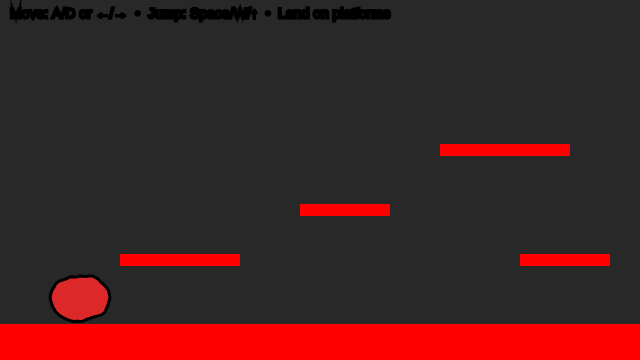
Frame 1 (no input)
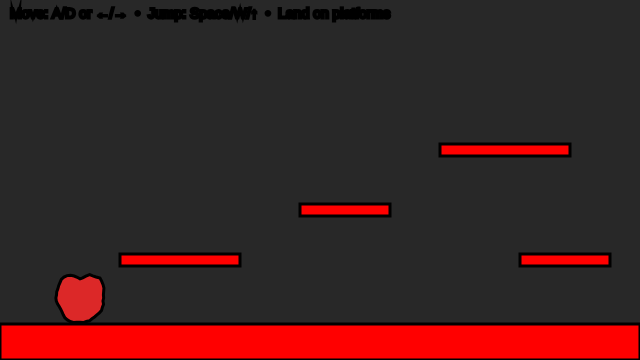
Frame 60 (no input)
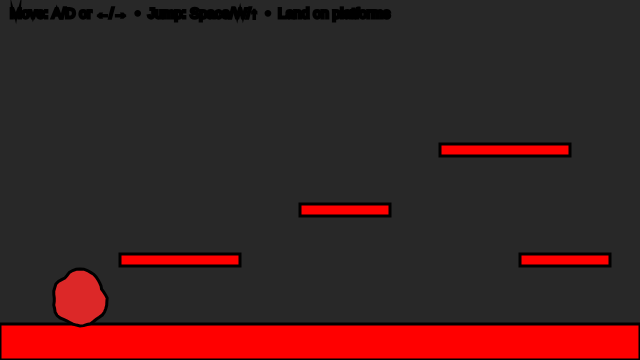
Frame 120 (the mouse pressed at the canvas centre since frame 60)

The p5.js sketch that drew these frames (run headless with seeded random() and noise() and a simulated clock; from frame 60 on, the mouse is pressed at the canvas centre):

// p5.js sketch
// ── sketch.js
// Y-position of the floor (ground level)
let floorY3;

// Player character (soft, animated blob)
let blob3 = {
  // Position (centre of the blob)
  x: 80,
  y: 0,

  // Visual properties
  r: 26, // Base radius
  points: 48, // Number of points used to draw the blob
  wobble: 10, // Edge deformation amount
  wobbleFreq: 0.9,

  // Time values for breathing animation
  t: 0,
  tSpeed: 0.05,

  // Physics: velocity
  vx: 0, // Horizontal velocity
  vy: 0, // Vertical velocity

  // Movement tuning
  accel: 0.55, // Horizontal acceleration
  maxRun: 4.0, // Maximum horizontal speed
  gravity: 0.65, // Downward force
  jumpV: -11.0, // Initial jump impulse

  // State
  onGround: false, // True when standing on a platform

  // Friction
  frictionAir: 0.995, // Light friction in air
  frictionGround: 0.88, // Stronger friction on ground
};

// List of solid platforms the blob can stand on
// Each platform is an axis-aligned rectangle (AABB)
let platforms = [];

function setup() {
  createCanvas(640, 360);

  // Define the floor height
  floorY3 = height - 36;

  noStroke();
  textFont("sans-serif");
  textSize(14);

  // Create platforms (floor + steps)
  platforms = [
    { x: 0, y: floorY3, w: width, h: height - floorY3 }, // floor
    { x: 120, y: floorY3 - 70, w: 120, h: 12 }, // low step
    { x: 300, y: floorY3 - 120, w: 90, h: 12 }, // mid step
    { x: 440, y: floorY3 - 180, w: 130, h: 12 }, // high step
    { x: 520, y: floorY3 - 70, w: 90, h: 12 }, // return ramp
  ];

  // Start the blob resting on the floor
  blob3.y = floorY3 - blob3.r - 1;
}

function draw() {
  background(40);

  // --- Draw all platforms ---
  fill(255, 0, 0);
  for (const p of platforms) {
    rect(p.x, p.y, p.w, p.h);
  }

  // --- Input: left/right movement ---
  let move = 0;
  if (keyIsDown(65) || keyIsDown(LEFT_ARROW)) move -= 1; // A or ←
  if (keyIsDown(68) || keyIsDown(RIGHT_ARROW)) move += 1; // D or →
  blob3.vx += blob3.accel * move;

  // --- Apply friction and clamp speed ---
  blob3.vx *= blob3.onGround ? blob3.frictionGround : blob3.frictionAir;
  blob3.vx = constrain(blob3.vx, -blob3.maxRun, blob3.maxRun);

  // --- Apply gravity ---
  blob3.vy += blob3.gravity;

  // --- Collision representation ---
  // We collide using a rectangle (AABB),
  // even though the blob is drawn as a circle
  let box = {
    x: blob3.x - blob3.r,
    y: blob3.y - blob3.r,
    w: blob3.r * 2,
    h: blob3.r * 2,
  };

  // --- STEP 1: Move horizontally, then resolve X collisions ---
  box.x += blob3.vx;
  for (const s of platforms) {
    if (overlap(box, s)) {
      if (blob3.vx > 0) {
        // Moving right → hit the left side of a platform
        box.x = s.x - box.w;
      } else if (blob3.vx < 0) {
        // Moving left → hit the right side of a platform
        box.x = s.x + s.w;
      }
      blob3.vx = 0;
    }
  }

  // --- STEP 2: Move vertically, then resolve Y collisions ---
  box.y += blob3.vy;
  blob3.onGround = false;

  for (const s of platforms) {
    if (overlap(box, s)) {
      if (blob3.vy > 0) {
        // Falling → land on top of a platform
        box.y = s.y - box.h;
        blob3.vy = 0;
        blob3.onGround = true;
      } else if (blob3.vy < 0) {
        // Rising → hit the underside of a platform
        box.y = s.y + s.h;
        blob3.vy = 0;
      }
    }
  }

  // --- Convert collision box back to blob centre ---
  blob3.x = box.x + box.w / 2;
  blob3.y = box.y + box.h / 2;

  // Keep blob inside the canvas horizontally
  blob3.x = constrain(blob3.x, blob3.r, width - blob3.r);

  // --- Draw the animated blob ---
  blob3.t += blob3.tSpeed;
  drawBlobCircle(blob3);

  // --- HUD ---
  fill(0);
  text("Move: A/D or ←/→  •  Jump: Space/W/↑  •  Land on platforms", 10, 18);
}

// Axis-Aligned Bounding Box (AABB) overlap test
// Returns true if rectangles a and b intersect
function overlap(a, b) {
  return (
    a.x < b.x + b.w && a.x + a.w > b.x && a.y < b.y + b.h && a.y + a.h > b.y
  );
}

// Draws the blob using Perlin noise for a soft, breathing effect
function drawBlobCircle(b) {
  fill(220, 40, 40);
  stroke(0);
  strokeWeight(3);
  beginShape();

  for (let i = 0; i < b.points; i++) {
    const a = (i / b.points) * TAU;

    // Noise-based radius offset
    const n = noise(
      cos(a) * b.wobbleFreq + 100,
      sin(a) * b.wobbleFreq + 100,
      b.t
    );

    const r = b.r + map(n, 0, 1, -b.wobble, b.wobble);

    vertex(b.x + cos(a) * r, b.y + sin(a) * r);
  }

  endShape(CLOSE);
}

// Jump input (only allowed when grounded)
function keyPressed() {
  if (
    (key === " " || key === "W" || key === "w" || keyCode === UP_ARROW) &&
    blob3.onGround
  ) {
    blob3.vy = blob3.jumpV;
    blob3.onGround = false;
  }
}

/* In-class tweaks for experimentation:
   • Add a new platform:
     platforms.push({ x: 220, y: floorY3 - 150, w: 80, h: 12 });

   • “Ice” feel → frictionGround = 0.95
   • “Sand” feel → frictionGround = 0.80
*/
